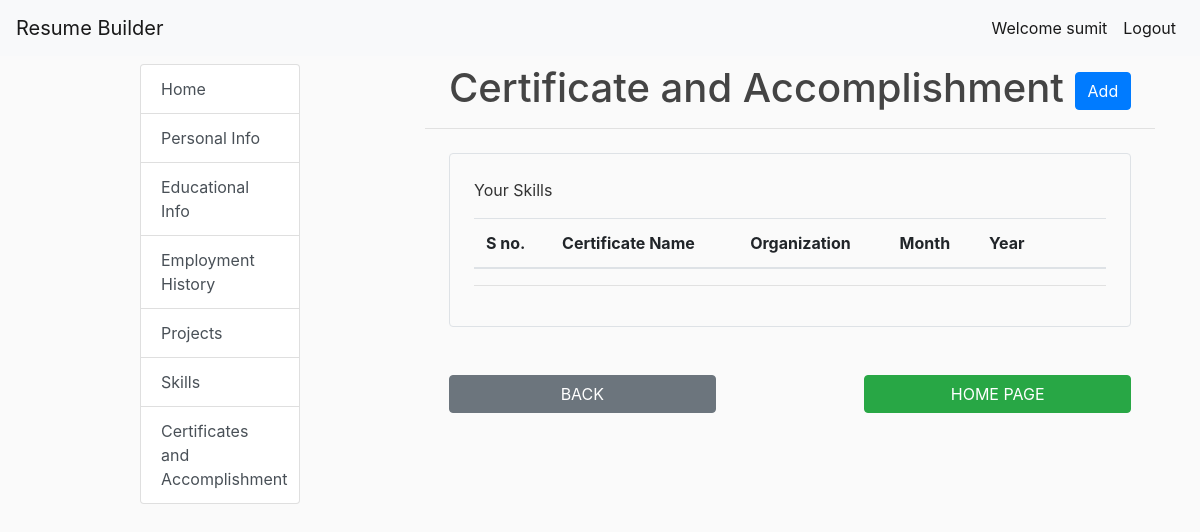
Before: /certificate_list/ (signed in) with the older database file.
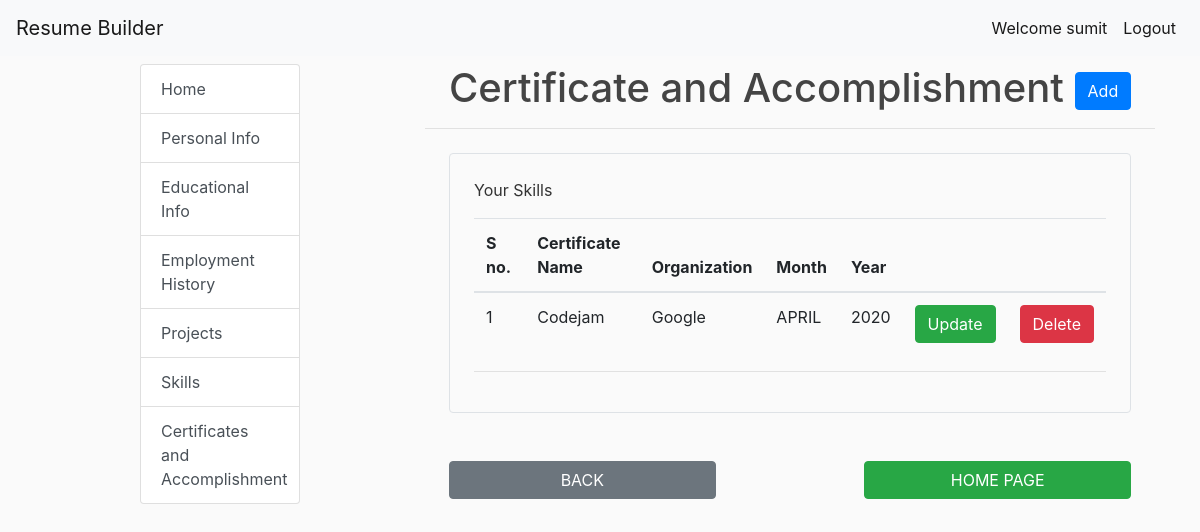
After: the same page with the newer database file.
### resume_app/models.py (models this page shows)
class Certificate(models.Model):
    user = models.ForeignKey('auth.User', on_delete=models.CASCADE, related_name='certificates')
    certificate_title = models.CharField(max_length=100,null=True,blank=True)
    organization = models.CharField(max_length=100)
    month = models.CharField(max_length=6, choices=MONTHS_CHOICES, default='MAY')
    year = models.CharField(max_length=6, choices=YEAR_CHOICES, default='2019')
    description = models.TextField()

### resume_app/views.py (the view)
# urls.py: path('certificate_list/',views.certificate_list,name = 'certificate_list'),
@login_required
def certificate_list(request):
    lists = Certificate.objects.filter(user=request.user)
    return render(request,'resume_app/certificate_list.html',{'lists':lists})

### resume_app/templates/resume_app/certificate_list.html (shortened to what this page needs)
{% extends 'resume_app/base.html' %}
{% load crispy_forms_tags %}
{% block content %}
    <h1 class="pl-4">Certificate and Accomplishment  <a class="btn btn-primary" href="{% url 'new_certificate_info' %}">Add</a></h1>
    <hr>
    <div class="border rounded p-4 m-4">
        <p class="display-6">Your Skills</p>
        <table class="table">
            <thead>
                <tr>
                    <th>S no.</th>
                    <th>Certificate Name</th>
                    <th>Organization</th>
                    <th>Month</th>
                    <th>Year</th>
                    <th></th>
                    <th></th>
                </tr>
            </thead>
            <tbody>
                {% for l in lists %}
                <tr>
                    <td>{{forloop.counter}}</td>
                    <td>{{l.certificate_title}}</td>
                    <td>{{l.organization}}</td>
                    <td>{{l.month}}</td>
                    <td>{{l.year}}</td>
                    <td><a class="btn btn-success" href="{% url 'update_certificate_info' pk=l.id %}">Update</a></td>
                    <td><a class="btn btn-danger" href="{% url 'delete_certificate_info' pk=l.id %}">Delete</a></td>
                </tr>
                {% endfor %}
            </tbody>
        </table>
        <hr>
    </div>
<div class="row p-4 b-4">
    <div class="col-lg-5">
        <a class="btn btn-secondary" style="display:inline-block;width:100%" href="{% url 'skill_list' %}">BACK</a>
    </div>
    <div class="col-lg-2">
    </div>
    <div class="col-lg-5">
        <a class="btn btn-success" style="display:inline-block;width:100%" href="/">HOME PAGE</a>
    </div>
</div>
{% endblock %}

Changed rows visible on the page:
added Certificate: certificate_title "Codejam", organization "Google", month "APRIL", year "2020"
